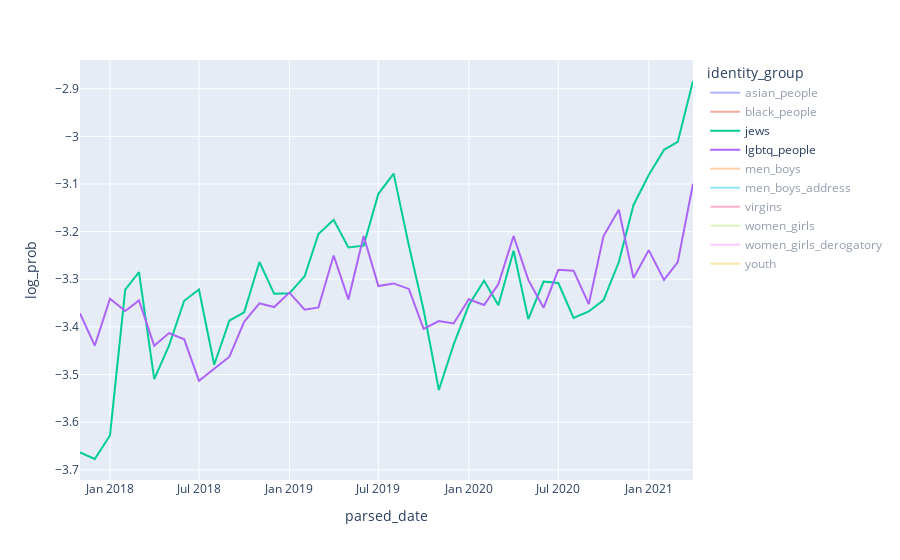

Notebook cell for this chart:
### Code cell
# Filter to most popular terms overall
# filtered = counts_overtime[counts_overtime['identity_term'].isin(freq.term.head(20))]
filtered = counts_overtime[counts_overtime['identity_group'].isin(gp_freq.identity_group.head(10))]

# Plot
import plotly.express as px

# px.line(filtered, x='parsed_date', y='count', color='identity_term')
# px.line(filtered, x='parsed_date', y='mention_prob', color='identity_group')
px.line(filtered, x='parsed_date', y='log_prob', color='identity_group')
